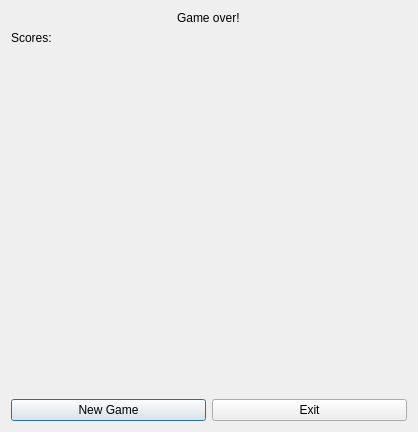
<?xml version="1.0" encoding="UTF-8"?>
<ui version="4.0">
 <class>EndDialog</class>
 <widget class="QDialog" name="EndDialog">
  <property name="geometry">
   <rect>
    <x>0</x>
    <y>0</y>
    <width>418</width>
    <height>432</height>
   </rect>
  </property>
  <property name="windowTitle">
   <string>Dialog</string>
  </property>
  <layout class="QVBoxLayout" name="verticalLayout">
   <item alignment="Qt::AlignHCenter">
    <widget class="QLabel" name="gameOverLabel">
     <property name="text">
      <string>Game over!</string>
     </property>
    </widget>
   </item>
   <item>
    <widget class="QLabel" name="scoresHeaderLabel">
     <property name="sizePolicy">
      <sizepolicy hsizetype="Fixed" vsizetype="Fixed">
       <horstretch>0</horstretch>
       <verstretch>0</verstretch>
      </sizepolicy>
     </property>
     <property name="text">
      <string>Scores:</string>
     </property>
    </widget>
   </item>
   <item>
    <widget class="QLabel" name="scoreLabel">
     <property name="sizePolicy">
      <sizepolicy hsizetype="Expanding" vsizetype="Expanding">
       <horstretch>0</horstretch>
       <verstretch>0</verstretch>
      </sizepolicy>
     </property>
     <property name="text">
      <string/>
     </property>
    </widget>
   </item>
   <item>
    <layout class="QHBoxLayout" name="horizontalLayout">
     <item>
      <widget class="QPushButton" name="newGameButton">
       <property name="text">
        <string>New Game</string>
       </property>
      </widget>
     </item>
     <item>
      <widget class="QPushButton" name="exitButton">
       <property name="text">
        <string>Exit</string>
       </property>
      </widget>
     </item>
    </layout>
   </item>
  </layout>
 </widget>
 <resources/>
 <connections/>
</ui>
